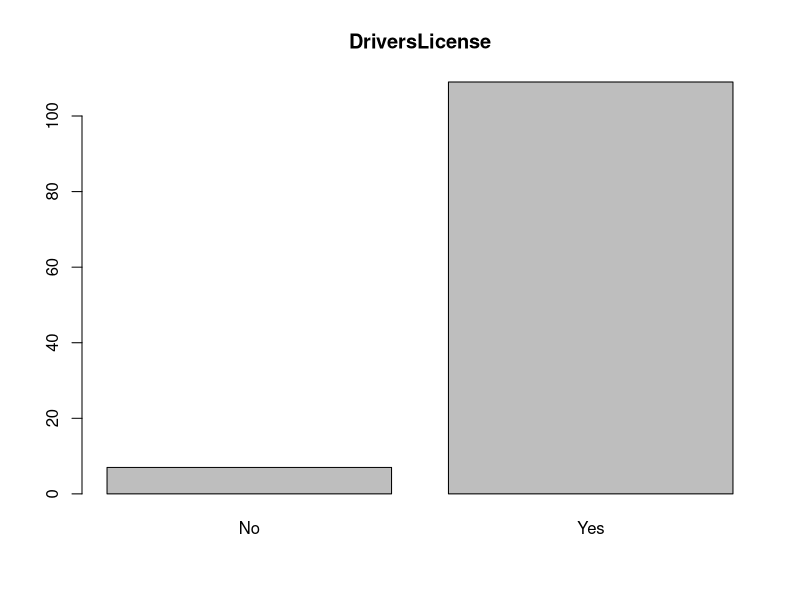
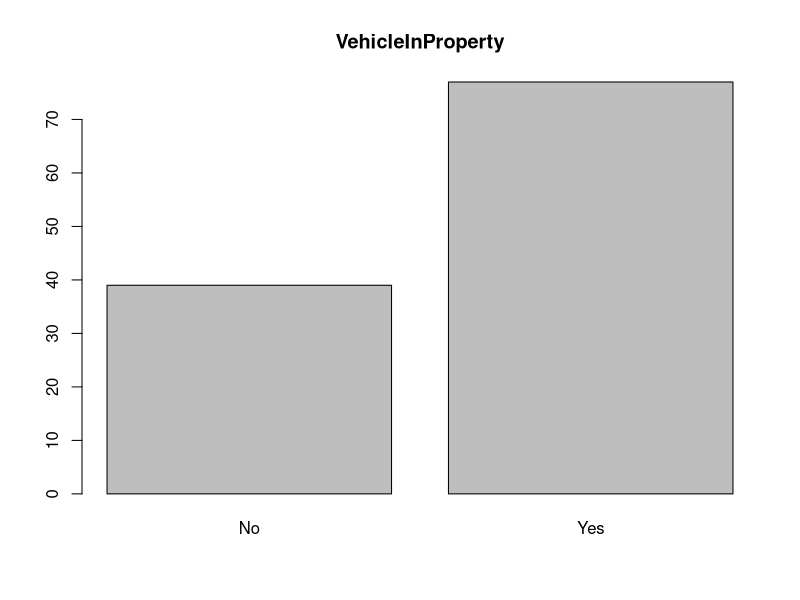
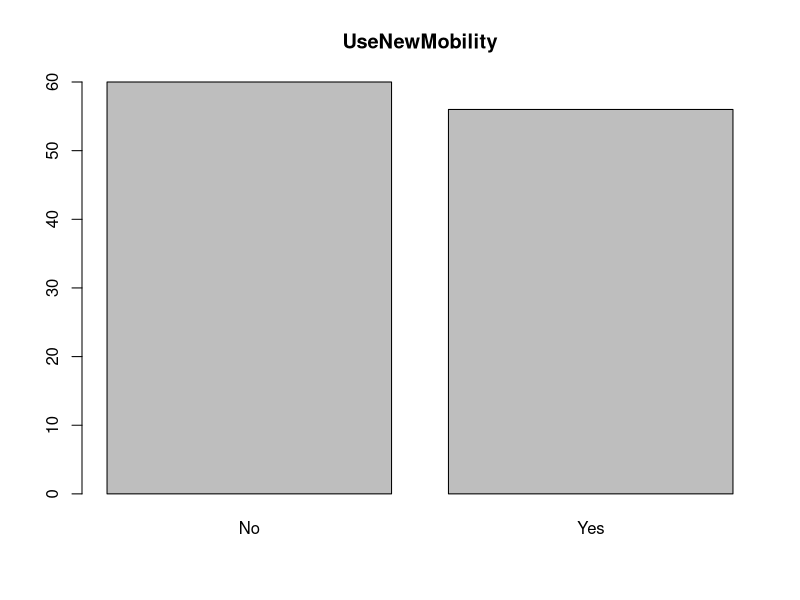
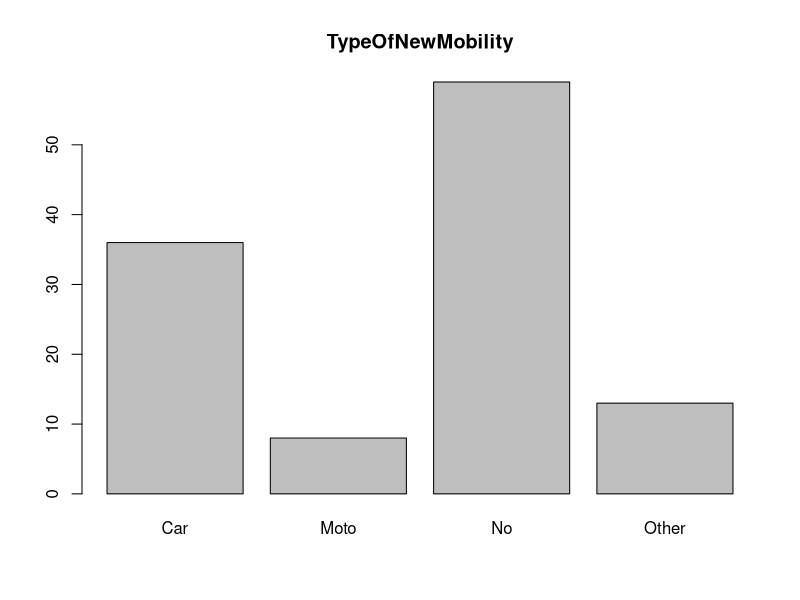
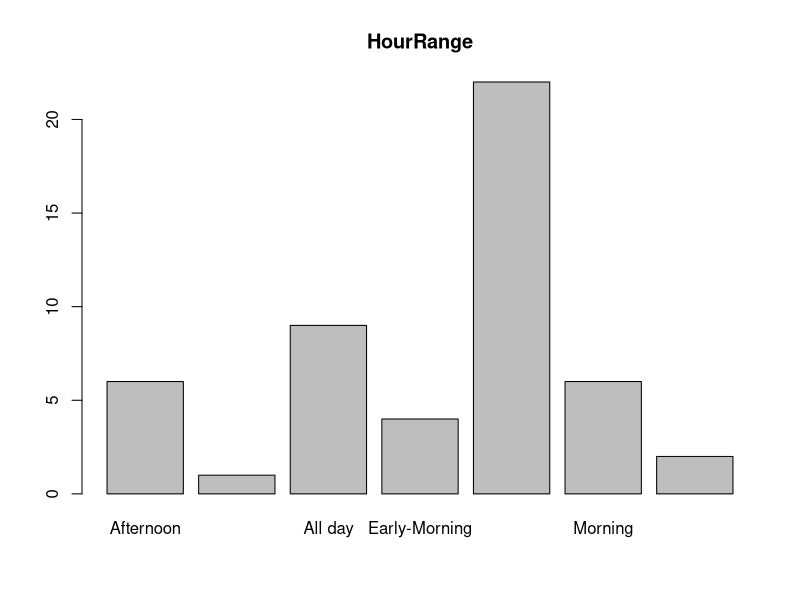
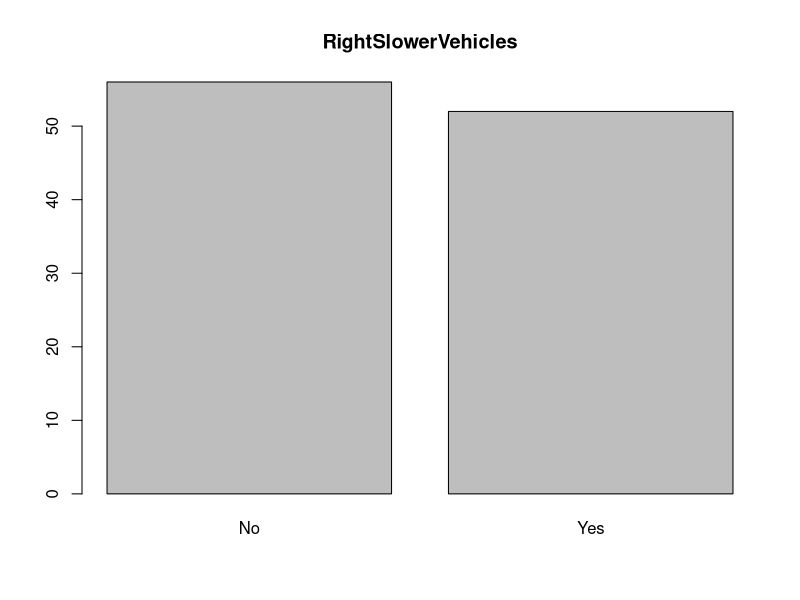
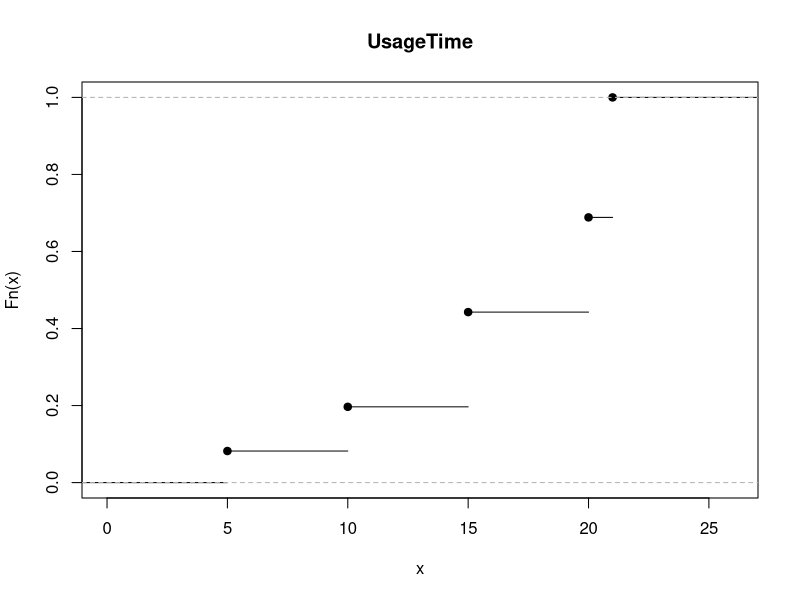
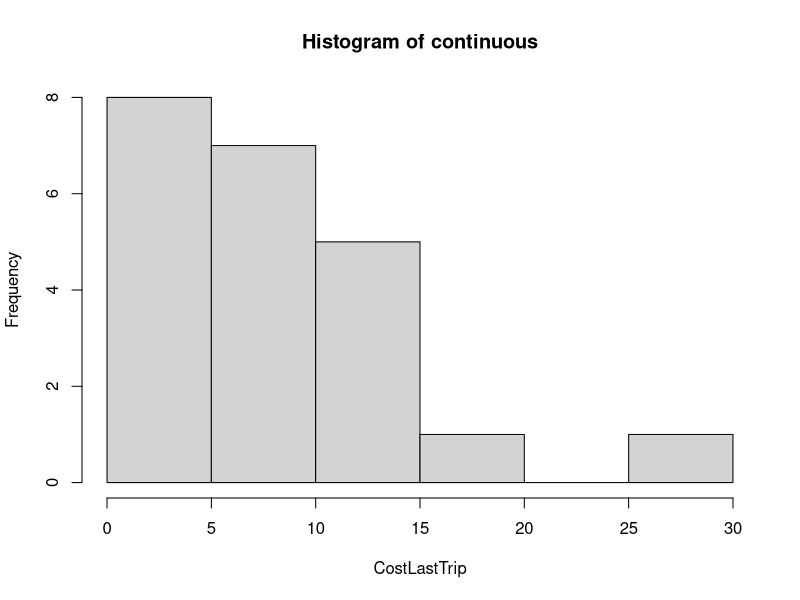

Here is the R script that generated these plots, in order:
setwd("/Users/Jaime/Desktop/Master/Statistics fot Data Analysis/CourseProject/Data/")

#realNames = c("License", "VehicleInProperty", "UseOfNewMobility", "KindOfNewMobility", "RangeOfHours", "LastTripDuration", "LastTripCost", "SlowVehiclesInRoad")

newMobility = read.csv("NewMobility.csv", sep=";", dec=",")#, col.names = realNames)

parseUsageTime <- function(dataset){
  dataset$UsageTime <- dataset$X5Min
  dataset$UsageTime <- as.character(dataset$UsageTime)
  dataset[dataset$UsageTime == "Column 1",]$UsageTime <- as.numeric(5.0)
  dataset[dataset$X10Min == "Column 1",]$UsageTime <- as.numeric(10.0)
  dataset[dataset$X15Min == "Column 1",]$UsageTime <- as.numeric(15.0)
  dataset[dataset$X20Min == "Column 1",]$UsageTime <- as.numeric(20.0)
  dataset[dataset$X.20Min == "Column 1",]$UsageTime <- as.numeric(21.0)
  dataset$UsageTime[dataset$UsageTime == ""] <- NA
  dataset$X5Min <- NULL
  dataset$X10Min <- NULL
  dataset$X15Min <- NULL
  dataset$X20Min <- NULL
  dataset$X.20Min <- NULL
  dataset$UsageTime <- as.numeric(dataset$UsageTime)
  return(dataset)
}

newMobility <- parseUsageTime(newMobility)
newMobility$X <- NULL

parseTypeOfNewMobility <- function(dataset) {
  ### Codes for each class: 
  # No -> 'I don't use ant new mobility services'
  # Car -> 'Carsharing'
  # Moto -> 'Motorsharing'
  # Other -> 'Other (Lime, BiciMAD, etc)'
  dataset$TypeOfNewMobility <- as.character(dataset$TypeOfNewMobility)
  dataset[dataset$TypeOfNewMobility == "",]$TypeOfNewMobility <- "No"
  dataset[dataset$TypeOfNewMobility == "I don't use any new mobility servises",]$TypeOfNewMobility <- "No"
  dataset[dataset$TypeOfNewMobility == "Carsharing",]$TypeOfNewMobility <- "Car"
  dataset[dataset$TypeOfNewMobility == "Motosharing",]$TypeOfNewMobility <- "Moto"
  dataset[dataset$TypeOfNewMobility == "Other (Lime, BiciMAD, etc)",]$TypeOfNewMobility <- "Other"
  dataset$TypeOfNewMobility <- as.factor(dataset$TypeOfNewMobility)
  return(dataset)
}

newMobility <- parseTypeOfNewMobility(newMobility)

parseUsagePerMonth <- function(dataset) {
  dataset$UsagePerMonth <- as.character(dataset$UsagePerMonth)
  dataset$UsagePerMonth[dataset$UsagePerMonth == "Never"] <- 0
  dataset$UsagePerMonth[dataset$UsagePerMonth == "Nunca"] <- 0
  dataset$UsagePerMonth[dataset$UsagePerMonth == "None"] <- 0
  
  dataset$UsagePerMonth[dataset$UsagePerMonth == "Once every two months "] <- 0.5
  dataset$UsagePerMonth[dataset$UsagePerMonth == "Less than once a month "] <- 0.5
    
  dataset$UsagePerMonth[dataset$UsagePerMonth == "1 vez al mes"] <- 1
  dataset$UsagePerMonth[dataset$UsagePerMonth == "Once a month"] <- 1
  dataset$UsagePerMonth[dataset$UsagePerMonth == "Once"] <- 1
  dataset$UsagePerMonth[dataset$UsagePerMonth == "Monthly basis"] <- 1
  
  dataset$UsagePerMonth[dataset$UsagePerMonth == "Twice per month"] <- 2
  dataset$UsagePerMonth[dataset$UsagePerMonth == "It depends, but twice a month maybe "] <- 2
  dataset$UsagePerMonth[dataset$UsagePerMonth == "Two times "] <- 2
  dataset$UsagePerMonth[dataset$UsagePerMonth == "twice "] <- 2
  dataset$UsagePerMonth[dataset$UsagePerMonth == "Two days max"] <- 2
  dataset$UsagePerMonth[dataset$UsagePerMonth == "2-3 times"] <- 2
  
  dataset$UsagePerMonth[dataset$UsagePerMonth == "Three"] <- 3
  dataset$UsagePerMonth[dataset$UsagePerMonth == "3-4"] <- 3
  
  dataset$UsagePerMonth[dataset$UsagePerMonth == "Once a week"] <- 4
  dataset$UsagePerMonth[dataset$UsagePerMonth == "weekly"] <- 4
  dataset$UsagePerMonth[dataset$UsagePerMonth == "Weekly"] <- 4
  dataset$UsagePerMonth[dataset$UsagePerMonth == "Una vez a la semana "] <- 4
  dataset$UsagePerMonth[dataset$UsagePerMonth == "Every week "] <- 4
  
  dataset$UsagePerMonth[dataset$UsagePerMonth == "5 veces"] <- 5
  
  dataset$UsagePerMonth[dataset$UsagePerMonth == "Two time per week"] <- 8
  dataset$UsagePerMonth[dataset$UsagePerMonth == "20/month"] <- 20
  dataset$UsagePerMonth[dataset$UsagePerMonth == "25 days"] <- 25
  dataset$UsagePerMonth[dataset$UsagePerMonth == "Almost every day"] <- 25
  
  dataset$UsagePerMonth[dataset$UsagePerMonth == "30 times"] <- 30
  dataset$UsagePerMonth[dataset$UsagePerMonth == "8 veces por semana"] <- 30
  dataset$UsagePerMonth[dataset$UsagePerMonth == "Todos los d\303\255as "] <- 30
  dataset$UsagePerMonth[dataset$UsagePerMonth == "20 times a week"] <- 30
  
  dataset$UsagePerMonth[dataset$UsagePerMonth == "N/A"] <- NA
  dataset$UsagePerMonth[dataset$UsagePerMonth == "-"] <- NA
  dataset$UsagePerMonth[dataset$UsagePerMonth == ""] <- NA  
  dataset$UsagePerMonth[is.na(dataset$UsagePerMonth)] <- NA
  
  dataset$UsagePerMonth <- as.numeric(dataset$UsagePerMonth)
  return(dataset)
}

newMobility <- parseUsagePerMonth(newMobility)

unique(newMobility$CostLastTrip)

parseCost <- function(dataset) {
  dataset$CostLastTrip <- as.character(dataset$CostLastTrip)
  dataset$CostLastTrip[dataset$CostLastTrip == "Don\342\200\231t remember it "] <- NA
  dataset$CostLastTrip[dataset$CostLastTrip == "Don\342\200\231t remember"] <- NA
  dataset$CostLastTrip[is.na(dataset$CostLastTrip)] <- NA
  dataset$CostLastTrip[dataset$CostLastTrip == "Nothing"] <- NA
  dataset$CostLastTrip[dataset$CostLastTrip == "No"] <- NA
  dataset$CostLastTrip[dataset$CostLastTrip == ""] <- NA
  dataset$CostLastTrip[dataset$CostLastTrip == "-"] <- NA
  dataset$CostLastTrip <- as.numeric(dataset$CostLastTrip)
  return(dataset)
}

newMobility <- parseCost(newMobility)
#unique(newMobility$CostLastTrip)
#names(newMobility)

timeOfDay <- function(init, end) {
  init <- as.numeric(init)
  end <- as.numeric(end)
  result <- ""
  if ((init >= 0) && (end <= 6)) {
    # Early-Morning
    result <- "Early-Morning"
  } else if ((init >= 6) && (end <= 11)) {
    # Morning
    result <- "Morning"
  } else if (init >= 11) {
    # Afternoon
    if (end <= 17) {
      result <- "Afternoon"
    } else if (end <= 24) {
      result <- "Evening"
    }
  } else if (init >= 17) {
    # Evening
    if (end <= 21) {
      result <- "Evening"
    } else if ((end >= 21) && (end <= 24)) {
      # Night
      result <- "Night"
    }
  } else if ((init >= 21) && (end <= 24)) {
    # Night
    result <- "Night"
  } else {
    result <- "All day"
  }
  return(result)
} 

parseRangeOfHours <- function(dataset) {
  ### Values:
  # Early-Morning (00:00-6:00)
  # Morning (6:00-11:00)
  # Afternoon (12:00-17:00)
  # Evening (18:00-21:00)
  # Night (22:00-00:00)
  dataset$HourRange <- dataset$RangeOfHours
  dataset$HourRange <- as.character(dataset$HourRange)
  for (value in dataset$RangeOfHours) {
    dataset$RangeOfHours <- as.character(dataset$RangeOfHours)
    if (!is.na(value) && (value != "NA") && (value != "N/A")) {
      if (grepl("/", value)) {
        aux <- strsplit(value, "/")
        range1Init <- strsplit(strsplit(as.character(aux[[1]][1]), "-")[[1]][1], ":")[[1]][1]
        range1End <- strsplit(strsplit(as.character(aux[[1]][1]), "-")[[1]][2], ":")[[1]][1]
        range2Init <- strsplit(strsplit(as.character(aux[[1]][2]), "-")[[1]][1], ":")[[1]][1]
        range2End <- strsplit(strsplit(as.character(aux[[1]][2]), "-")[[1]][2], ":")[[1]][1]

        range1 <- timeOfDay(range1Init, range1End)
        range2 <- timeOfDay(range2Init, range2End)
        ranges <- paste(range1, range2, sep="/")
        
        dataset$HourRange[dataset$HourRange == value] <- ranges

      } else if (grepl("-", value)) {
        aux <- strsplit(value, "-")
        rangeInit <- strsplit(as.character(aux[[1]][1]), ":")[[1]][1]
        rangeEnd <- strsplit(as.character(aux[[1]][2]), ":")[[1]][1]
        
        range <- timeOfDay(rangeInit, rangeEnd)
        
        dataset$HourRange[dataset$HourRange == value] <- range
      }
    }
  }
  dataset$HourRange[dataset$HourRange == "Never"] <- NA
  dataset$HourRange[dataset$HourRange == "Nunca"] <- NA
  dataset$HourRange[dataset$HourRange == "N/A"] <- NA
  dataset$HourRange[dataset$HourRange == "No one range"] <- NA
  dataset$HourRange[is.na(dataset$HourRange)] <- NA
  dataset$HourRange[dataset$HourRange == ""] <- NA
  dataset$HourRange[dataset$HourRange == "Long trips"] <- "All day"
  dataset$HourRange <- as.factor(dataset$HourRange)
  return(dataset)
}

newMobility <- parseRangeOfHours(newMobility)

parseRight <- function(dataset) {
  dataset$RightSlowerVehicles <- as.character(dataset$RightSlowerVehicles)
  dataset$RightSlowerVehicles[dataset$RightSlowerVehicles == ""] <- NA
  dataset$RightSlowerVehicles <- as.factor(dataset$RightSlowerVehicles)
  return(dataset)
}

newMobility <- parseRight(newMobility)
attach(newMobility)
#######################################################
## Variable Clasification
# DriversLicense -> Categorical/Qualitative Nominal
# VehicleInProperty -> Categorical/Qualitative Nominal
# UsesNewMobility -> Categorical/Qualitative Nominal
# TypeOfNewMobility -> Categorical/Qualitative Nominal
# UsagePerMonth -> Numerical Continuous
# UsageTime -> Numerical Discrete
# RangeOfHours/HourRange -> Categorical/Qualitative Nominal
# CostLastTrip -> Numerical Continuous
# RightSlowerVehicles -> Categorical/Qualitative Nominal
##

describeQualitative <- function(qualitative, name) {
  print(paste(name, 'Absolute Frequency Table: '))
  print(table(qualitative))
  print(paste(name, 'Size: ')) 
  print(sum(table(qualitative)))
  print(paste(name, 'Relative Frequency table: '))
  print(table(qualitative)/sum(table(qualitative)))
  barplot(table(qualitative), main=name)
}

names(newMobility)

describeQualitative(DriversLicense, "DriversLicense")
describeQualitative(VehicleInProperty, "VehicleInProperty")
describeQualitative(UseNewMobility, "UseNewMobility")
describeQualitative(TypeOfNewMobility, "TypeOfNewMobility")
describeQualitative(HourRange, "HourRange")
describeQualitative(RightSlowerVehicles, "RightSlowerVehicles")

describeDiscrete <- function(discrete, name) {
  print(paste(name, 'Absolut Frequency Table: '))
  print(table(discrete))
  print(paste(name, 'Size: '))
  print(sum(table(discrete)))
  print(paste(name, 'Relative Frequency Table: '))
  print(table(discrete)/sum(table(discrete)))
  print(paste(name, 'ECDF: '))
  plot(ecdf(discrete), main=name)
}

describeDiscrete(UsageTime, "UsageTime")

describeContinuous <- function(continuous, name) {
  print(paste(name, 'Absolute frequency histogram: '))
  auxHist <- hist(continuous, xlab = name)
  print(paste(name, 'Absolute frequency: '))
  print(auxHist$counts)
  print('Relative frequency: ')
  print(auxHist$counts/sum(table(continuous)))
  print(paste(name, 'ECDF: '))
  plot(ecdf(continuous), main=name)
}

describeContinuous(CostLastTrip, "CostLastTrip")
describeContinuous(UsagePerMonth, "UsagePerMonth")

locationMeasures <- function(data, name) {
  print(paste(name, 'Mean: '))
  print(mean(data, na.rm=TRUE))
  print(paste(name, 'Median: '))
  print(median(data, na.rm=TRUE))
  print(paste(name, 'First Quartile: '))
  Q1 <- quantile(data, na.rm=TRUE, probs = 0.25)
  print(Q1)
  print(paste(name, 'Third Quartile: '))
  Q3 <- quantile(data, na.rm=TRUE, probs = 0.75)
  print(Q3)
  print(paste(name, 'InterQuartile Range: '))
  IQR <- Q3-Q1
  print(IQR)
  print(paste(name, 'Outliers below: '))
  print(Q1-1.5*IQR)
  print(paste(name, 'Outliers above: '))
  print(Q3+1.5*IQR)
  boxplot(data, main=name)
}

locationMeasures(CostLastTrip, "CostLastTrip")
locationMeasures(UsageTime, "UsageTime")

library(e1071)

dispersionMeasures <- function(data, name) {
  #print(data)
  print(paste(name, 'Variance: '))
  print(var(data, na.rm=TRUE))
  print(paste(name, 'Standard deviation: '))
  print(sd(data, na.rm=TRUE))
  print(paste(name, 'Sample median absolute deviation: '))
  print(mad(data, na.rm=TRUE))
  print(paste(name, 'Coefficient of variation: '))
  print(sd(data, na.rm=TRUE)/mean(data, na.rm=TRUE))
  print(paste(name, 'Skewness coeff: '))
  print(skewness(data, na.rm = TRUE))
  if (!is.nan(skewness(data, na.rm = TRUE))) {
    if (skewness(data, na.rm = TRUE) < 0) {
      print('Left skewness')
    } else if (skewness(data, na.rm = TRUE) > 0) {
      print('Right skewness')
    }
  }
}

dispersionMeasures(CostLastTrip, "CostLastTrip")
dispersionMeasures(UsageTime, "UsageTime")

## Both Qualitative Analysis
# DriversLicense vs VehicleInProperty
# DriversLicense vs UseNewMobility
# DriversLicense vs TypeOfNewMobility
# DriversLicense vs RightSlowerVehicles
# DriversLicense vs HourRange
# VehicleInProperty vs UseNewMobility
# VehicleInProperty vs TypesOfNewMobility
# VehicleInProperty vs RightSlowerVehicles
# VehicleInProperty vs HourRange
# UseNewMobility vs TypeOfNewMobility
# UseNewMobility vs RightSlowerVehicles
# UseNewMobility vs HourRange
# TypeOfNewMobility vs RightSlowerVehicles
# TypeOfNewMobility vs HourRange
# RightSlowerVehicles vs HourRange

## TODO: Add Group bar plots
bothQualitative <- function(qual1, qual2, name1, name2) {
  n <- 1
  if (sum(table(qual1)) == sum(table(qual2))) {
    n <- sum(table(qual1))
  } else if (sum(table(qual1)) < sum(table(qual2))) {
    n <- sum(table(qual1))
  } else {
    n <- sum(table(qual2))
  }
  tableAux <- table(qual1, qual2, dnn=c(name1, name2))
  print(paste('Joint Absolute Frequency for', name1, 'and', name2, ': '))
  print(tableAux)
  print(paste('Joint Relative Frequency for', name1, 'and', name2, ': '))
  print(tableAux/n)
  barplot(tableAux, beside=TRUE, legend = rownames(tableAux), ylab=name1, xlab=name2)
}

bothQualitative(DriversLicense, VehicleInProperty, "DriversLicense", "VehicleInProperty")
bothQualitative(DriversLicense, UseNewMobility, "DriversLicense", "UseNewMobility")
# There are people that drive a car not having a drivers license somehow...
bothQualitative(DriversLicense, TypeOfNewMobility, "DriversLicense", "TypeOfNewMobility")
bothQualitative(DriversLicense, RightSlowerVehicles, "DriversLicense", "RightSlowerVehicles")
##bothQualitative(RightSlowerVehicles, DriversLicense, "RightSlowerVehicles", "DriversLicense")
# This one doesn't really represent anything...
bothQualitative(DriversLicense, HourRange, "DriversLicense", "HourRange")
bothQualitative(VehicleInProperty, UseNewMobility, "VehicleInProperty", "UseNewMobility")
bothQualitative(VehicleInProperty, TypeOfNewMobility, "VehicleInProperty", "TypeOfNewMobility")
# This one is interesting for some analysis
bothQualitative(VehicleInProperty, RightSlowerVehicles, "VehicleInProperty", "RightSlowerVehicles")
# Don't really know what could we get out of this one
bothQualitative(VehicleInProperty, HourRange, "VehicleInProperty", "HourRange")
# This shows that there might be people that don't know how to read... 
bothQualitative(UseNewMobility, TypeOfNewMobility, "UseNewMobility", "TypeOfNewMobility")
bothQualitative(UseNewMobility, RightSlowerVehicles, "UseNewMobility", "RightSlowerVehicles")
# This one doesn't really represent anything, since only cares about people who use new mobility
bothQualitative(UseNewMobility, HourRange, "UseNewMobility", "HourRange") #### Delete
# Doesn't make sense to me... why would there be people that use bikes and mopads and think that they shouldn't go in the road?
bothQualitative(TypeOfNewMobility, RightSlowerVehicles, "TypeOfNewMobility", "RightSlowerVehicles")
# This table is too big to show anything
bothQualitative(TypeOfNewMobility, HourRange, "TypeOfNewMobility", "HourRange")

#### Conditional Frequency Tables?? We've have to think which ones are of interest

## One qualitative, one quantitative --> Box plots, Histograms and Summary Statistics conditioning
# on the different values of the qualitative variable

oneQoneQ <- function(qual, quan, name1, name2) {
  boxplot(quan ~ qual, xlab=name1, ylab=name2)
  for (uniq in unique(qual)) {
    if (!is.na(uniq)) {
      print(paste(name1, uniq, name2))
      print(length(quan[qual==uniq]))
      hist(quan[qual==uniq], main=paste(name1, uniq), xlab=name2)
      describeContinuous(quan[qual==uniq], paste(name1,'==',uniq,name2))
      locationMeasures(quan[qual==uniq], paste(name1,'==',uniq,name2))
      dispersionMeasures(quan[qual==uniq], paste(name1,'==',uniq,name2))
    }
  }
}

### The following analysis are considering only people who use new mobility services!!!

## Given DriversLicense (Yes/No): 
# CostLastTrip (Who spends more?)
# UsagePerMonth (Who uses it more often?)
# UsageTime (Who uses it more time?)

oneQoneQ(DriversLicense, CostLastTrip, 'DriversLicense', 'CostLastTrip')
oneQoneQ(DriversLicense, UsagePerMonth, 'DriversLicense', 'UsagePerMonth')
oneQoneQ(DriversLicense, UsageTime, 'DriversLicense', 'UsageTime')

## Given TypesOfNewMobility != 'I don't use any': [car vs motorbike vs bike/mopad]
# CostLastTrip (Who spends more?) 
# UsagePerMonth (Who uses it more often?)
# UsageTime (Who uses it more time?)

## Somehow there's someone that doesn't use new mobility services but has spent some money... !!!!
oneQoneQ(TypeOfNewMobility[TypeOfNewMobility != "No"], CostLastTrip[TypeOfNewMobility != "No"], 'TypeOfNewMobility', 'CostLastTrip')
## Probably too much people who uses a car has said that their last trip was 0 euros...
oneQoneQ(TypeOfNewMobility[TypeOfNewMobility != "No"], UsagePerMonth[TypeOfNewMobility != "No"], 'TypeOfNewMobility', 'UsagePerMonth')
oneQoneQ(TypeOfNewMobility[TypeOfNewMobility != "No"], UsageTime[TypeOfNewMobility != "No"], 'TypeOfNewMobility', 'UsageTime')

## Given VehicleInProperty:
# CostLastTrip (Who spends more?) 
# UsagePerMonth (Who uses it more often?)
# UsageTime (Who uses it more time?)

oneQoneQ(VehicleInProperty, CostLastTrip, 'VehicleInProperty', 'CostLastTrip')
oneQoneQ(VehicleInProperty, UsagePerMonth, 'VehicleInProperty', 'UsagePerMonth')
oneQoneQ(VehicleInProperty, UsageTime, 'VehicleInProperty', 'UsageTime')

## Given HourRange: (this one could be a problem since there are NOT ENOUGH SAMPLES)
# CostLastTrip (Who spends more?) 
# UsagePerMonth (Who uses it more often?)
# UsageTime (Who uses it more time?)

## Given RightSlowerVehicles:
# CostLastTrip (Who spends more?) 
# UsagePerMonth (Who uses it more often?)
# UsageTime (Who uses it more time?)

oneQoneQ(RightSlowerVehicles, CostLastTrip, 'RightSlowerVehicles', 'CostLastTrip')
oneQoneQ(RightSlowerVehicles, UsagePerMonth, 'RightSlowerVehicles', 'UsagePerMonth')
oneQoneQ(RightSlowerVehicles, UsageTime, 'RightSlowerVehicles', 'UsageTime')

### Both Quantitative 
##### There's a problem when analyzing thow quantitative variables which is that 
##### covariance and correlation can't be properly calculated because there are 
##### two many NA in this variables...
# Sample covariance
# Sample correlation
# Scatter plots
### CostLastTrip vs UsageTime vs UsagePerMonth

bothQuantitative <- function(quan1, quan2, name1, name2) {
  plot(quan1, quan2, xlab = name1, ylab = name2)
}

bothQuantitative(CostLastTrip, UsagePerMonth, 'CostLastTrip', 'UsagePerMonth')
bothQuantitative(CostLastTrip, UsageTime, 'CostLastTrip', 'UsageTime')
bothQuantitative(UsagePerMonth, UsageTime, 'UsagePerMonth', 'UsageTime')



